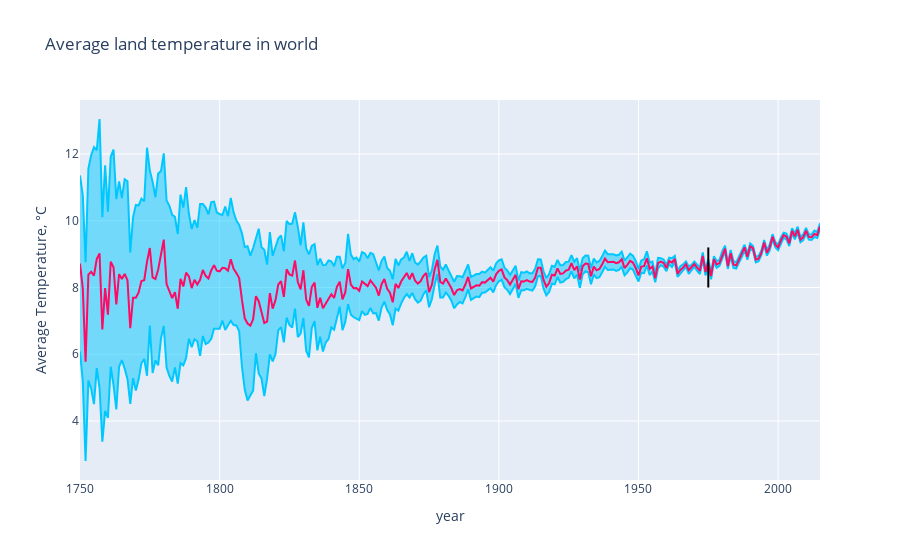

Notebook cell for this chart:
### Code cell
# Get average temperature
mean_temp_world = land_average.LandAverageTemperature

# Get average temperature uncertainty
mean_temp_world_uncertainty = land_average.LandAverageTemperatureUncertainty

# Get list of year
years = land_average.year

# Plot the graph

# create trace to hold upperbound by adding uncertanity to average temperature
trace0 = go.Scatter(
    x = years, 
    y = np.array(mean_temp_world) + np.array(mean_temp_world_uncertainty),
    fill= None,
    mode='lines',
    name='Uncertainty top',
    line=dict(
        color='rgb(0, 200, 255)',
    )
)

# create trace to hold lowerbound by subtracting uncertanity from average temperature
trace1 = go.Scatter(
    x = years, 
    y = np.array(mean_temp_world) - np.array(mean_temp_world_uncertainty),
    fill='tonexty',
    mode='lines',
    name='Uncertainty bot',
    line=dict(
        color='rgb(0, 200, 255)',
    )
)

# create trace to hold average temperature
trace2 = go.Scatter(
    x = years, 
    y = mean_temp_world,
    name='Average Temperature',
    line=dict(
        color='rgb(255, 10, 100)',
    )
)

# load all traces 
data = [trace0, trace1, trace2]

# Design a layout
layout = go.Layout( xaxis=dict(title='year'), yaxis=dict(title='Average Temperature, °C'), 
                   title='Average land temperature in world', showlegend = False)

# Create a figure in plotly
fig = go.Figure(data=data, layout=layout)

# Add additional trace to represent start of global warming
fig.add_trace(go.Scatter( x = [1975, 1975], y=[8, 9.2], mode="lines",line=go.scatter.Line(color="black"), showlegend=False))

# Plot the figure
py.iplot(fig)

### Figure 1 — Plotly figure (JSON) as saved in the notebook; plotly's stock layout.template omitted (floating-point values rounded to 4 significant figures; data arrays with more than 128 entries replaced by an {"elided": "..."} marker saying what was removed)
{"data": [{"line": {"color": "rgb(0, 200, 255)"}, "mode": "lines", "name": "Uncertainty top", "type": "scatter", "x": {"elided": "266 int values"}, "y": {"elided": "266 float values"}}, {"fill": "tonexty", "line": {"color": "rgb(0, 200, 255)"}, "mode": "lines", "name": "Uncertainty bot", "type": "scatter", "x": {"elided": "266 int values"}, "y": {"elided": "266 float values"}}, {"line": {"color": "rgb(255, 10, 100)"}, "name": "Average Temperature", "type": "scatter", "x": {"elided": "266 int values"}, "y": {"elided": "266 float values"}}, {"line": {"color": "black"}, "mode": "lines", "showlegend": false, "type": "scatter", "x": [1975, 1975], "y": [8, 9.2]}], "layout": {"showlegend": false, "title": {"text": "Average land temperature in world"}, "xaxis": {"title": {"text": "year"}}, "yaxis": {"title": {"text": "Average Temperature, °C"}}}}
